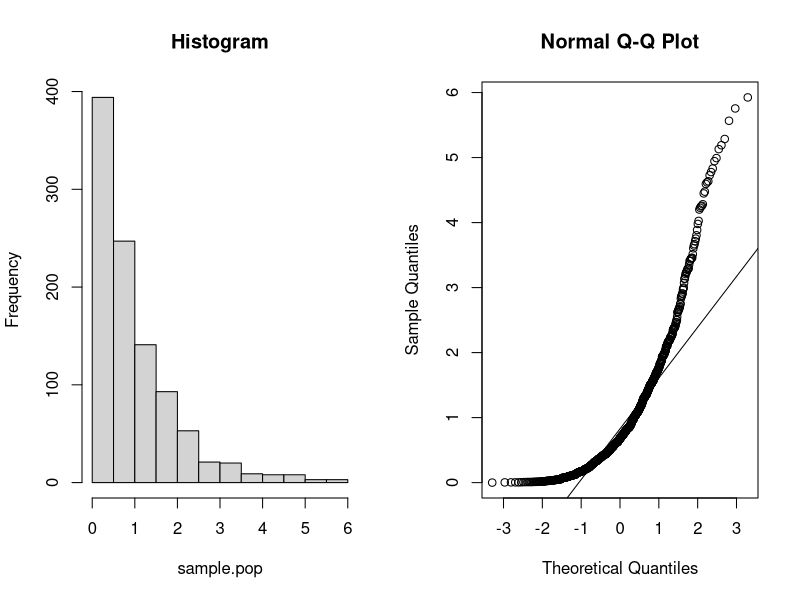
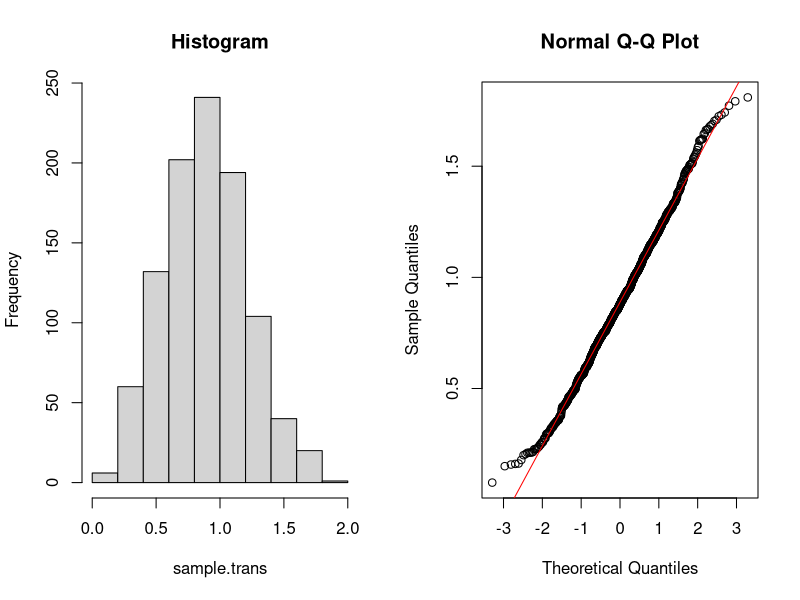

Here is the R script that generated these plots, in order:
set.seed(123)
sample.pop<-rgamma(1000,shape=1)
par(mfrow=c(1,1),mfcol=c(1,2))
hist(sample.pop,main="Histogram")
qqnorm(sample.pop)
qqline(sample.pop,color="red")

sample.trans<-sample.pop^(1/3)
par(mfrow=c(1,1),mfcol=c(1,2))
hist(sample.trans,main="Histogram")
qqnorm(sample.trans)
qqline(sample.trans,col="red")
